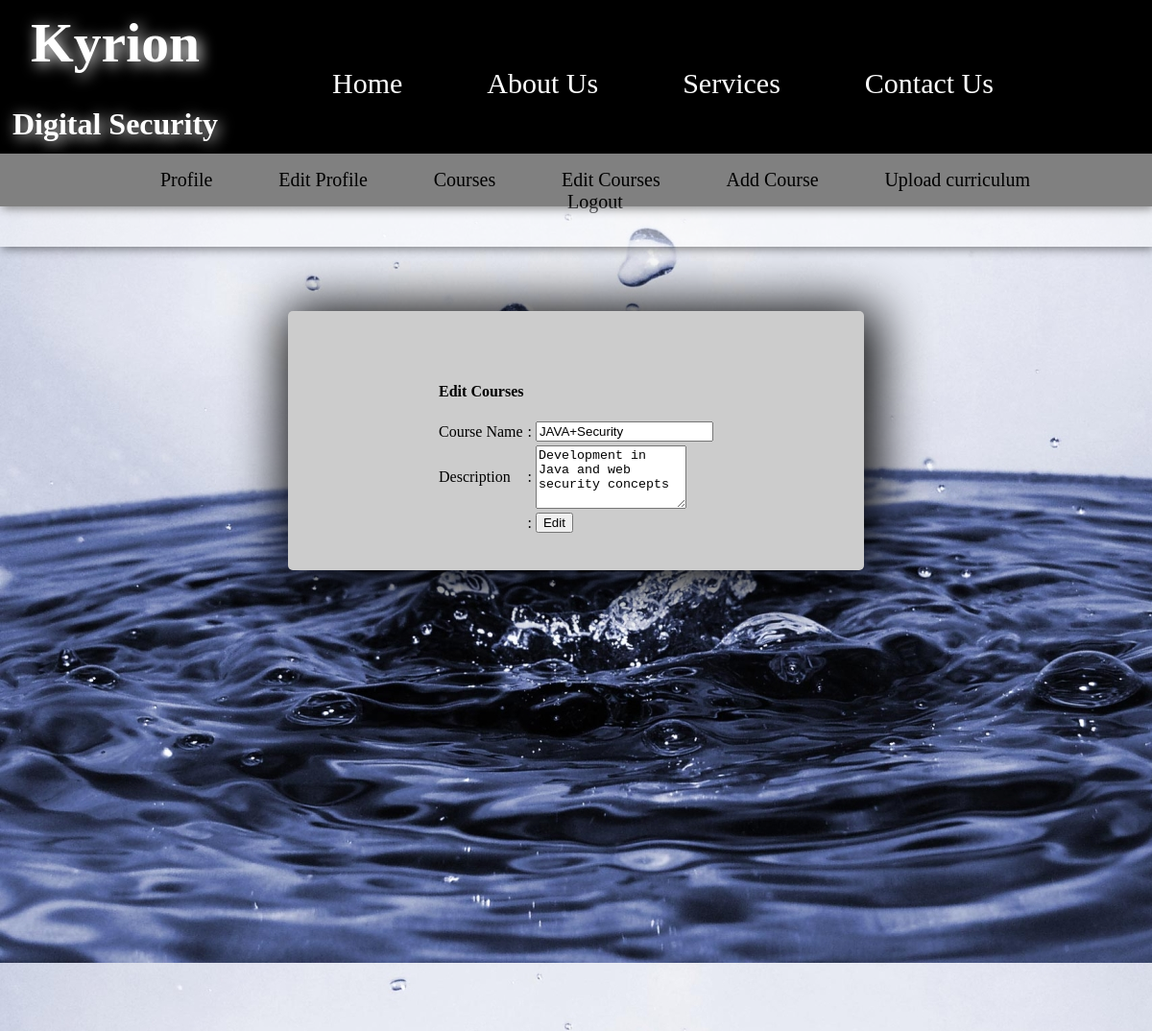
The app's page /edit.php?cid=2 with its own data.
### tables this page shows
CREATE TABLE IF NOT EXISTS `courses` (
`id` int(10) NOT NULL,
  `cname` varchar(200) NOT NULL,
  `cdes` varchar(1100) NOT NULL
);

### edit.php (the view, shortened to what this page needs)
<?php
$role = $_SESSION['role'];
$cid = $_GET['cid'];
if($role=="user")
{
?>
<html>
<head>
<title>Pro Design</title>
<link rel="stylesheet" type="text/css" href="./css/style.css">
</head>
<body>
	<div id="header">
	<div class="logo" align="center">
	<div id="txt"><font size="7px"><big><b>Kyrion</b></big></font></div>
	<div id="txt2"><h1>Digital Security</h1></div>
	</div>
		<div class="menu">
			<ul>
               <li><a href="home.html">Home</a></li>
               <li><a href="about.html">About Us</a></li>
               <li><a href="service.html">Services</a></li>
               <li><a href="contact.html">Contact Us</a></li>
			</ul>
		</div>
	</div>
	<div id="empty"></div>
	<div class="opn">
			<center><ul>
			<li><a href="home.php?image=image.php">Profile</a><li>
			<li><a href="editpro.php?image=image.php">Edit Profile</a><li>
			<li><a href="courses.php">Courses</a><li>
			<li><a href="editcourse.php">Edit Courses</a><li>
			<li><a href="vcur.php">Download</a><li>
			<li><a href="logout.php">Logout</a><li>
			</ul></center>
		</div>
	<div id="img" style="background:url(./images/water.jpg);">
<?php
}
else
{
?>
<html>
<head>
<link rel="stylesheet" type="text/css" href="./css/style.css">
</head>
<body>
	<div id="header">
	<div class="logo" align="center">
	<div id="txt"><font size="7px"><big><b>Kyrion</b></big></font></div>
	<div id="txt2"><h1>Digital Security</h1></div>
	</div>
		<div class="menu">
			<ul>
               <li><a href="home.html">Home</a></li>
               <li><a href="about.html">About Us</a></li>
               <li><a href="service.html">Services</a></li>
               <li><a href="contact.html">Contact Us</a></li>
			</ul>
		</div>
	</div>
	<div id="empty"></div>
	<div class="opn">
			<center><ul>
			<li><a href="home.php?image=image.php">Profile</a><li>
			<li><a href="editpro.php?image=image.php">Edit Profile</a><li>
			<li><a href="courses.php">Courses</a><li>
			<li><a href="editcourse.php">Edit Courses</a><li>
			<li><a href="addcourse.php">Add Course</a><li>
			<li><a href="curriculum.php">Upload curriculum</a><li>
			<li><a href="logout.php">Logout</a><li>
			</ul></center>
		</div>
	<div id="img" style="background:url(./images/water.jpg);">
<?php
}
$sql = "SELECT cname as cname,cdes as cdes from courses WHERE id=$cid";
$res = mysql_query($sql);
while($r=mysql_fetch_array($res,MYSQL_ASSOC))
{
echo '<form name="login" action="editcour.php" method="post">
<div class="center">
<br><br><table align="center">
<tr><td><b>Edit Courses</b><br><br></td></tr>
<tr><td>Course Name</td><td>:</td><td><input type="text" name="cname" value="'.$r['cname'].'"></td></tr>
<tr><td>Description</td><td>:</td><td><textarea name="cdes" rows="4" cols="17">'.$r['cdes'].'</textarea></td></tr>
<input type="hidden" name="id" value="'.$cid.'">
<tr><td>&nbsp;</td><td>:</td><td><input type="submit" value="Edit"></td></tr>
</table>
</form>
</div>';
}
?>

### css/style.css (style rules this page uses)
body, html { height: 100%; }
body { margin:0; padding:0; }
#header { position:fixed; background-color:black; height:20%; width:100%; z-index:1; box-shadow:2px 2px 10px black; }
#empty { height:20%; width:100%; }
.opn { z-index:1; position:fixed; padding-top:0%; height:9%; width:100%; background-color:white; opacity:0.5; box-shadow:2px 2px 10px black; }
.opn ul { list-style:none; height:100%; width:90%; }
.opn ul li { display:inline; }
.opn ul li a { height:100%; font-size:20px; font-family:Times New Roman; padding:3%; text-align:center; text-decoration:none; color:black; }
.logo { margin-top:1%; float:left; height:80%; width:20%; color:white; font-family:Brush Script MT; text-shadow:3px 3px 15px white; }
#txt { height:45%; width:100%; }
#txt2 { height:30%; width:100%; }
.menu { margin-top:4.5%; margin-right:8%; float:right; height:50%; width:70%; }
.menu ul { list-style:none; height:100%; width:100%; }
.menu ul li { display:inline; }
.menu ul li a { height:100%; font-size:30px; font-family:Times New Roman; padding:5%; text-align:center; text-decoration:none; color:white; }
#img { padding-top:9.5%; width:100%; height:100%; }
.center { background-color:#cccccc; border-radius:5px 5px 5px 5px; box-shadow:5px 5px 55px 10px; margin-top:50px; padding:3%; margin-left:25%; margin-right:25%; }

### records on screen
courses: cname "JAVA+Security", cdes "Development in Java and web security concepts"
